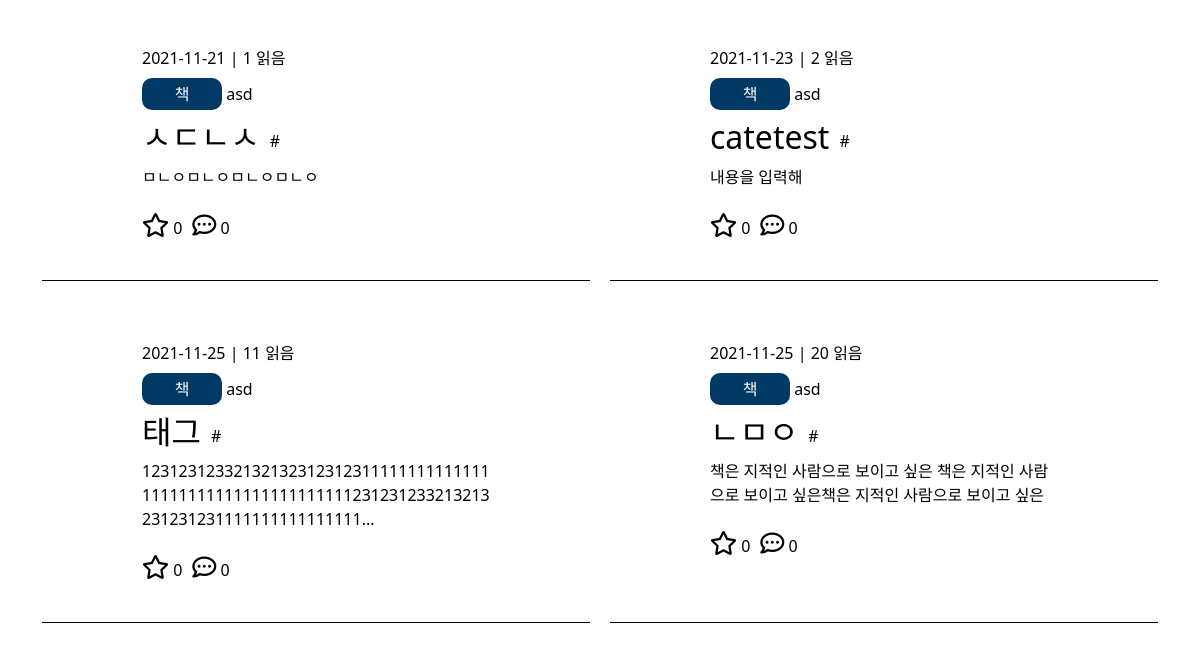
Page /mypage (signed in, lower part) on the earlier database version.
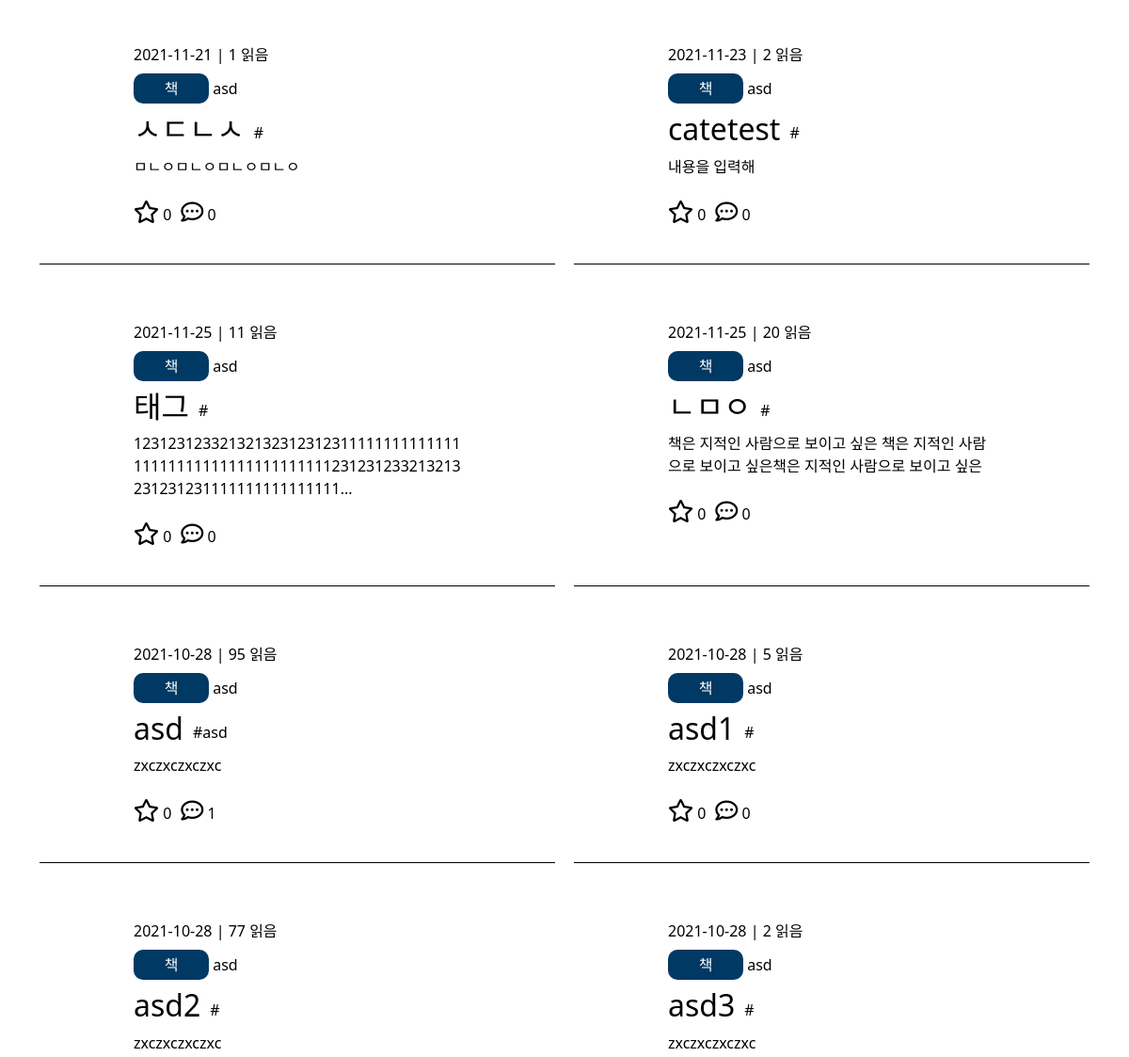
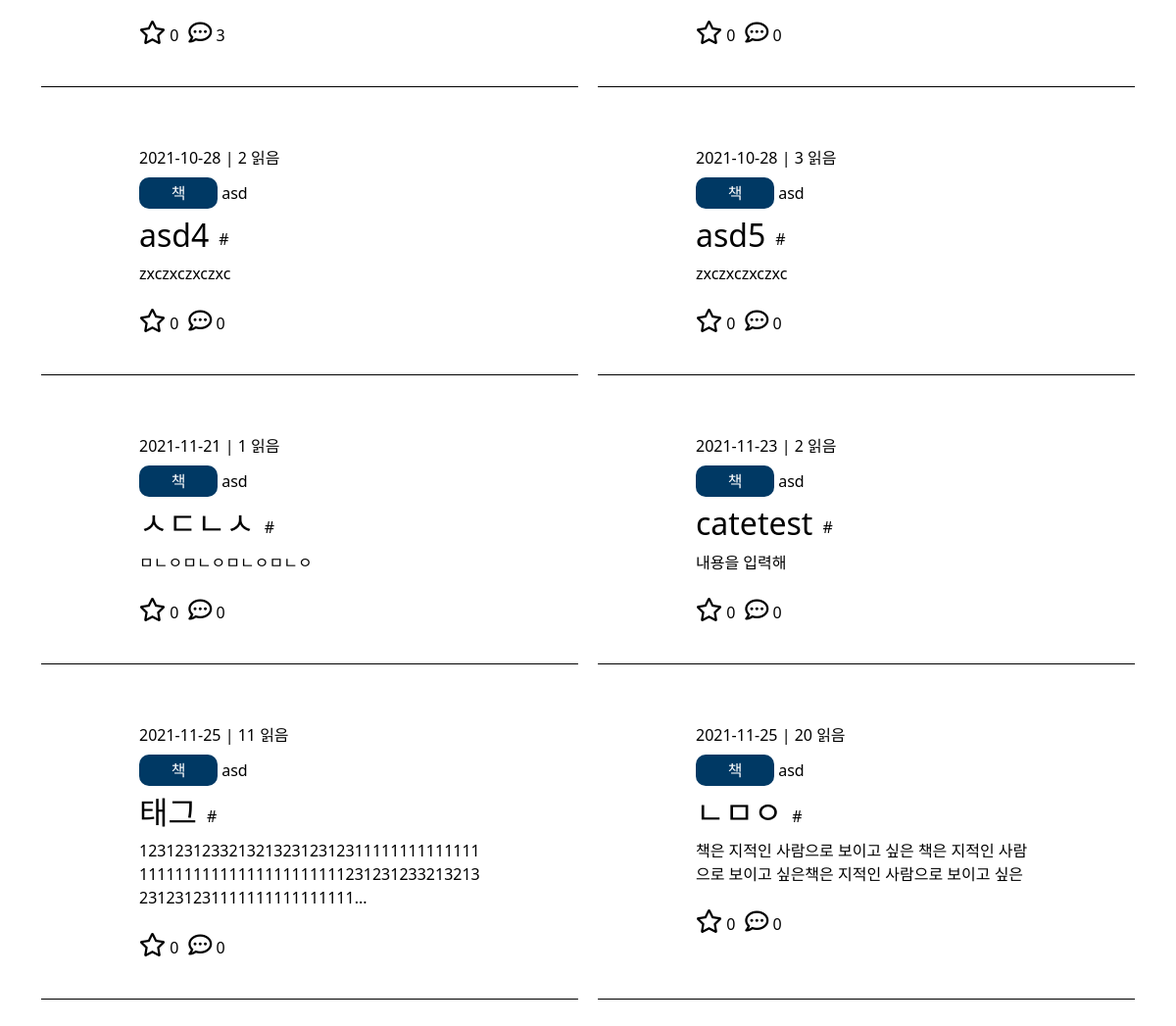
Same page on the later database version (2 pictures, top to bottom).
### tables this page shows
CREATE TABLE `list` (
  `id` int(11) NOT NULL,
  `title` varchar(100) NOT NULL,
  `content` varchar(400) NOT NULL,
  `copy` varchar(50) NOT NULL,
  `cate` varchar(100) NOT NULL,
  `tag` varchar(200) DEFAULT NULL,
  `writer` varchar(50) NOT NULL,
  `writedate` datetime NOT NULL DEFAULT current_timestamp(),
  `viewcnt` int(10) NOT NULL DEFAULT 0,
  `sug` int(10) NOT NULL DEFAULT 0,
  `recnt` int(10) NOT NULL DEFAULT 0
);

### src/helper.php (called while the page is built, shortened)
<?php
    function view($page, $list = [], $list1 = [], $list2 = []) {
        require VIEW."/header.php";
        require VIEW."/$page.php";
        exit;
    }

### src/Controller/ViewController.php (called while the page is built, shortened)
<?php
    class ViewController {
        static function mypage() {
            $list = DB::fetchAll("SELECT * FROM list WHERE writer = ?", [$_SESSION['user']->id]);
            $list1 = DB::fetchAll("SELECT l.* FROM
                                   (SELECT * FROM liketable WHERE user_id = ?) AS lt
                                   INNER JOIN list AS l ON l.id = lt.code", [$_SESSION['user']->id]);
            $list2 = DB::fetchAll("SELECT l.* FROM
                                   (SELECT * FROM savetable WHERE user_id = ?) AS st
                                   INNER JOIN list AS l ON l.id = st.code", [$_SESSION['user']->id]);
            view('mypage', $list, $list1, $list2);
        }
    }

### src/web.php (called while the page is built, shortened)
<?php
    Route::start();

### public/index.php (called while the page is built, shortened)
<?php
    require SRC."/helper.php";
    require SRC."/web.php";

### src/App/DB.php (called while the page is built, shortened)
<?php
    class DB {
        static $db = null;
        static function getDB() {
            if(self::$db == null) {
                self::$db = new \PDO("mysql:host=localhost; dbname=geulgwi; charset=utf8mb4", "root", "", [
                    19=>5,
                    3=>2
                ]);
            }
            return self::$db;
        }
        static function query($sql, $data = []) {
            $q = self::getDB()->prepare($sql, $data);
            $q->execute($data);
            return $q;
        }
        static function fetchAll($sql, $data = []) {
            return self::query($sql, $data)->fetchAll();
        }
    }

### src/View/mypage.php (the view, shortened to what this page needs)
    <section class="mypage">
        <div class="container mb-5">
            <div class="post">
                <?php foreach($list as $item) : ?>
                    <div class="item">
                        <a href="/view?id=<?= $item->id ?>" target="_blank">
                            <div class="info">
                                <?= explode(" ", $item->writedate)[0] ?> | <?= $item->viewcnt ?> 읽음
                            </div>
                            <div class="cateinfo my-2">
                                <span class="pan"><?= $item->cate ?></span> <?= $item->writer ?>
                            </div>
                            <div style="display:flex; align-items:center;">
                                <h2 style="margin-right:10px"><?= $item->title ?></h2>
                                <?php
                                    $arr = explode(",", preg_replace("/\s+/","",$item->tag));
                                    foreach($arr as $a) {
                                        echo "#".$a." ";
                                    }
                                ?>
                            </div>
                            <p style="word-break:break-all;">
                                <?php
                                    echo mb_strlen($item->content, "UTF-8") > 100 ? substr($item->content, 0, 100)."..." : $item->content;
                                ?>
                            </p>
                            <div class="jab mt-4">
                                <div class="good">
                                    <i style="font-size:24px;" class="far fa-star"></i>
                                    <?= $item->sug ?>
                                </div>
                                <div class="coment" style="margin-left:10px;">
                                    <i style="font-size:24px;" class="far fa-comment-dots"></i>
                                    <?= $item->recnt ?>
                                </div>
                            </div>
                        </a>
                    </div>
                <?php endforeach; ?>
            </div>
        </div>
    </section>
</body>
</html>

### src/App/Route.php (shortened to what this page needs)
<?php
    class Route {
        static $pages = [];
        static function __callStatic($name, $arg) {
            if(strtolower($_SERVER['REQUEST_METHOD']) == $name) {
                self::$pages[] = $arg;
            }
        }
        static function start() {
            $url = explode("?", $_SERVER['REQUEST_URI'])[0];
            foreach(self::$pages as $page) {
                if($url == $page[0]) {
                    $action = explode("@", $page[1]);
                    $con = new $conName();
                    $con->{$action[1]}();
                    exit;
                }
            }
        }
    }

Differences in the rows shown:
added list: writedate "2021-10-28", viewcnt "95", cate "책", writer "asd", title "asd", tag "asd", content "zxczxczxczxc", sug "0", recnt "1"
added list: writedate "2021-10-28", viewcnt "5", cate "책", writer "asd", title "asd1", content "zxczxczxczxc", sug "0", recnt "0"
added list: writedate "2021-10-28", viewcnt "77", cate "책", writer "asd", title "asd2", content "zxczxczxczxc", sug "0", recnt "3"
added list: writedate "2021-10-28", viewcnt "2", cate "책", writer "asd", title "asd3", content "zxczxczxczxc", sug "0", recnt "0"
added list: writedate "2021-10-28", viewcnt "2", cate "책", writer "asd", title "asd4", content "zxczxczxczxc", sug "0", recnt "0"
added list: writedate "2021-10-28", viewcnt "3", cate "책", writer "asd", title "asd5", content "zxczxczxczxc", sug "0", recnt "0"
added list: writedate "2021-11-21", viewcnt "1", cate "책", writer "asd", title "ㅅㄷㄴㅅ", content "ㅁㄴㅇㅁㄴㅇㅁㄴㅇㅁㄴㅇ", sug "0", recnt "0"
added list: writedate "2021-11-23", viewcnt "2", cate "책", writer "asd", title "catetest", content "내용을 입력해", sug "0", recnt "0"
added list: writedate "2021-11-25", viewcnt "11", cate "책", writer "asd", title "태그", content "1231231233213213231231231111111111111111111111111111111111111231231233213213231231231111111111111111", sug "0", recnt "0"
added list: writedate "2021-11-25", viewcnt "20", cate "책", writer "asd", title "ㄴㅁㅇ", content "책은 지적인 사람으로 보이고 싶은 책은 지적인 사람으로 보이고 싶은책은 지적인 사람으로 보이고 싶은", sug "0", recnt "0"
